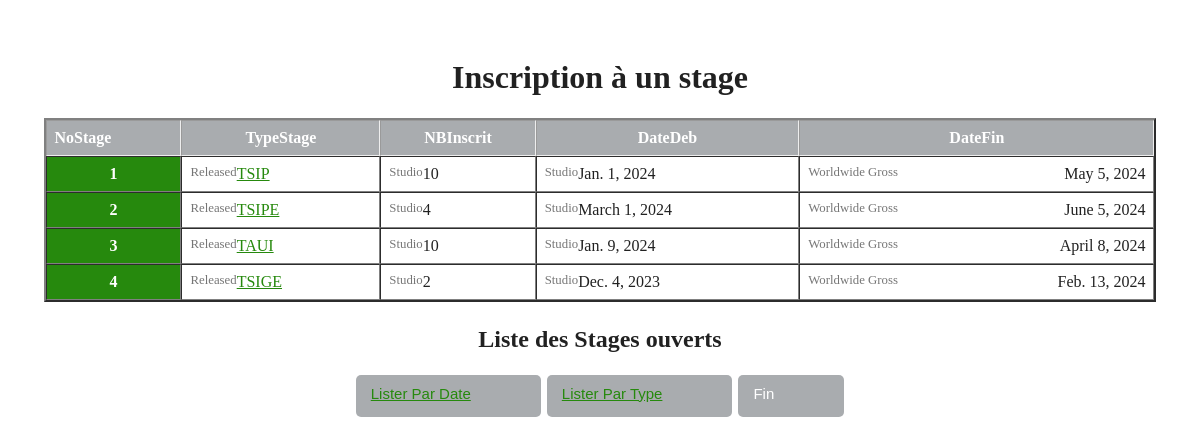
The page / on the database its author committed.
### stage/models.py (models this page shows)
class Stage(models.Model):
    nostage=models.CharField(max_length=4)
    typestage=models.CharField(max_length=20)
    datedebut=models.DateField()
    datefin=models.DateField()
    nbreplace = models.IntegerField()
    nbreinscrit = models.IntegerField()

### stage/views.py (the view)
# urls.py: 2. Add a URL to urlpatterns:  path('', views.home, name='home')
def home(request):
    order_by = request.GET.get('order_by', '')  # Obtenir le paramètre 'order_by' de l'URL
    if order_by == 'date':
        stages = Stage.objects.all().order_by('datedebut')  # Trier par date de début
    elif order_by == 'type':
        stages = Stage.objects.all().order_by('-typestage')  # Trier par type de manière décroissante
    else:
        stages = Stage.objects.all()  # Récupérer tous les stages par défaut
    context = {'stage': stages}
    return render(request, 'inscription/gestionstage.html', context)

### templates/inscription/gestionstage.html (shortened to what this page needs)
<!DOCTYPE html>
<html lang="en">
<head>
</head>
<body>
  <div class="container">
    <h1><center>Inscription à un stage</center></h1>
  <table class="responsive-table" border="2">
    <thead>
      <tr>
        <th scope="col">NoStage</th>
        <th scope="col">TypeStage</th>
        <th scope="col">NBInscrit</th>
        <th scope="col">DateDeb</th>
        <th scope="col">DateFin</th>
      </tr>
    </thead>
    <tbody>
      {%for stage in stage %}
      <tr>
        <th scope="row">{{stage.nostage}}</th>
        <td data-title="Released"><a href="{% url 'detail_lien' stage.typestage  %}" class="btn btn-primary">{{stage.typestage}}</a></td>
        <td data-title="Studio">{{stage.nbreinscrit}}</td>
        <td data-title="Studio">{{stage.datedebut}}</td>
        <td data-title="Worldwide Gross" data-type="currency">{{stage.datefin}}</td>
      </tr>
      {% endfor %}
    </tbody>
  </table>
  <h2><center>Liste des Stages ouverts</center></h2>
  <center>  <button style="background-color: #A9ACAF;"><a href="?order_by=date" style="background-color: #A9ACAF;">Lister Par Date</a></button>
  <button style="background-color: #A9ACAF;"><a href="?order_by=type" style="background-color: #A9ACAF;">Lister Par Type</a></button>
  <button id='closePage' style="background-color: #A9ACAF;">Fin</button></center>
</div>
</body>
</html>

### templates/inscription/gestionstage.html (style rules this page uses)
html { box-sizing: border-box; }
*, *:before, *:after { box-sizing: inherit; }
body { font-family: $font-stack-system; color: rgba(0,0,0,0.87); }
button { background-color:#6B6E70; border: none; color: white; padding: 10px 70px 15px 15px; text-align: center; text-decoration: none; display: inline-block; font-size: 15px; margin: 2px 1px; cursor: pointer; border-radius: 5px; }

### rows shown on the page
Stage: nostage "1", typestage "TSIP", nbreinscrit "10", datedebut "Jan. 1, 2024", datefin "May 5, 2024"
Stage: nostage "2", typestage "TSIPE", nbreinscrit "4", datedebut "March 1, 2024", datefin "June 5, 2024"
Stage: nostage "3", typestage "TAUI", nbreinscrit "10", datedebut "Jan. 9, 2024", datefin "April 8, 2024"
Stage: nostage "4", typestage "TSIGE", nbreinscrit "2", datedebut "Dec. 4, 2023", datefin "Feb. 13, 2024"
